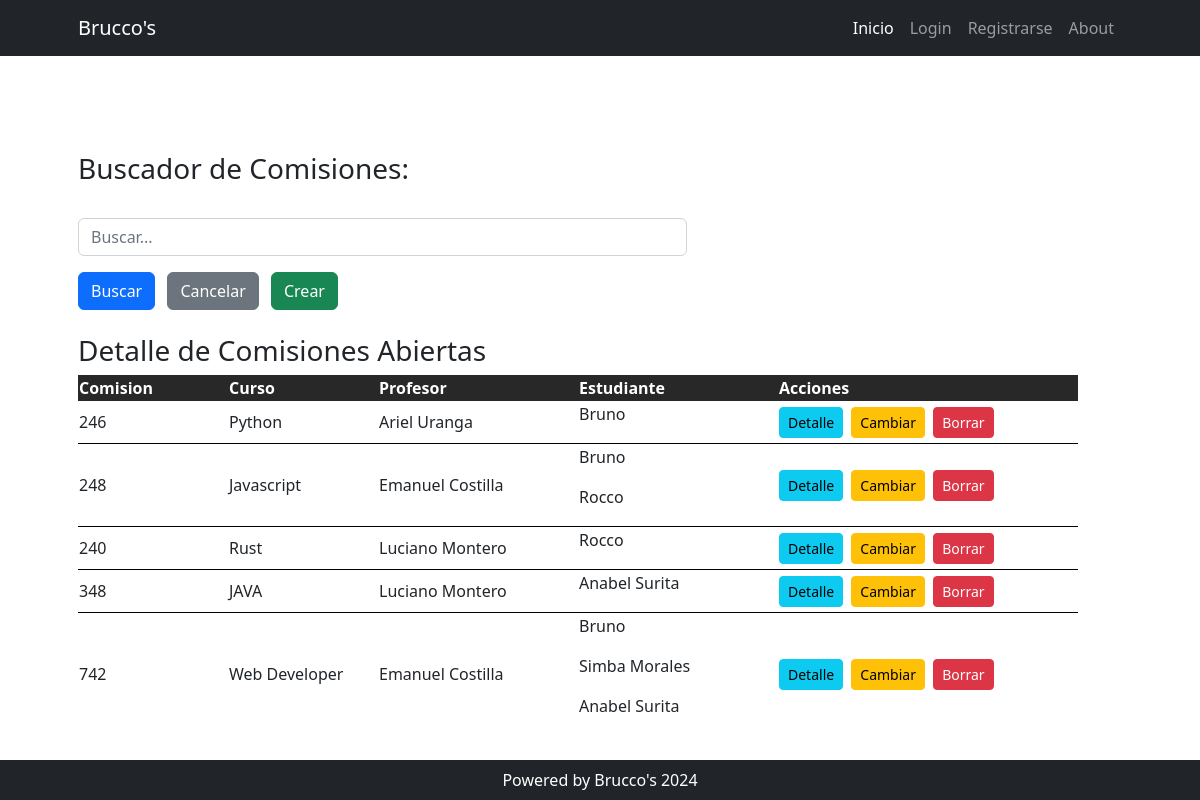
/comisiones/, run on an earlier commit of the app's database.
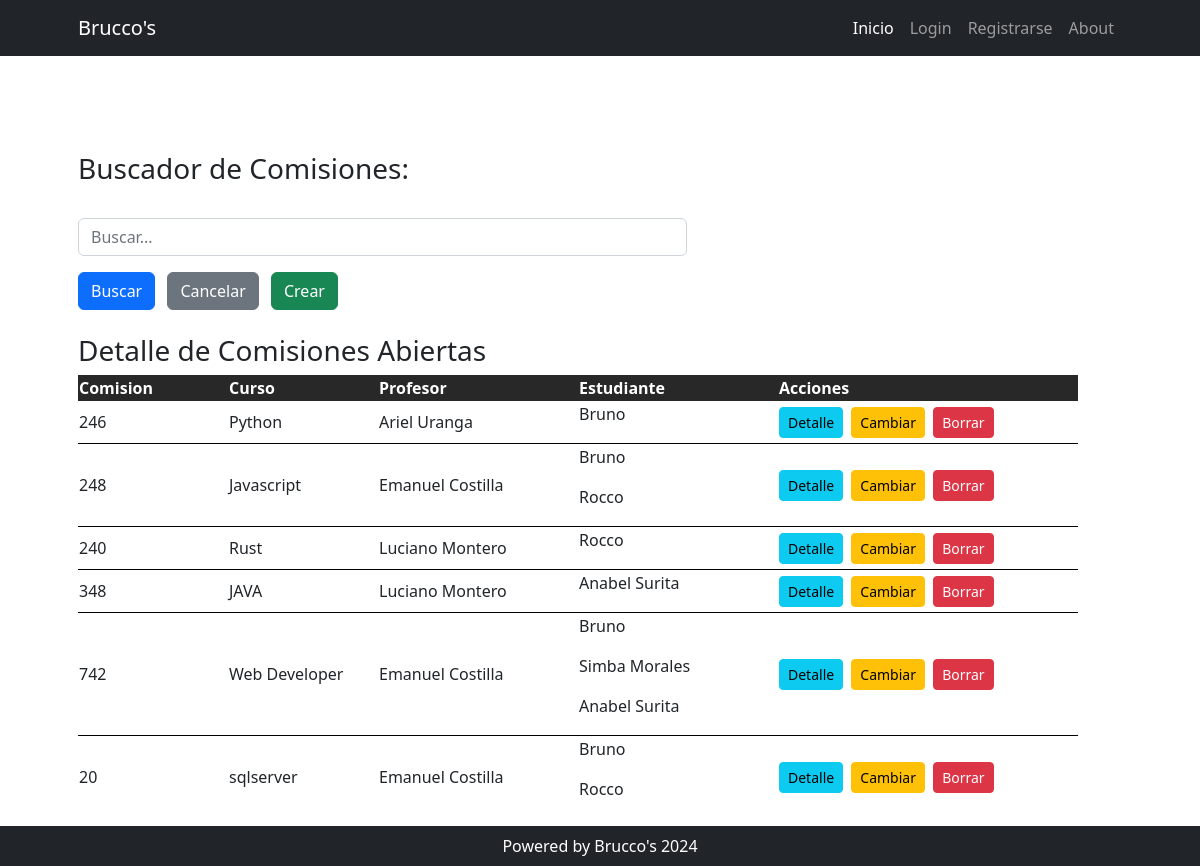
And on a later commit of the database.
### cursos/models.py (models this page shows, shortened)
class Comision(models.Model):
    nombre = models.PositiveBigIntegerField(unique=True)
    curso = models.ForeignKey(Curso, on_delete=models.SET_NULL, null=True, blank=True, related_name="comisiones")
    profesor = models.ForeignKey(Profesor, on_delete=models.SET_NULL, null=True, blank=True, related_name="comisiones")
    estudiante = models.ManyToManyField(Estudiante, related_name="comisiones")

class Curso(models.Model):
    nombre = models.CharField(max_length=100)
    def __str__(self):
        return self.nombre

class Profesor(models.Model):
    nombre = models.CharField(max_length=100, unique=True)
    def __str__(self):
        return self.nombre

class Estudiante(models.Model):
    nombre = models.CharField(max_length=100, unique=True)

### comisiones/views.py (the view)
# urls.py: path("", views.home, name="home"),
def home(request):
    consulta = request.GET.get("consulta", None)
    if consulta:
        query = models.Comision.objects.filter(nombre__icontains=consulta)
    else:
        query = models.Comision.objects.all()
    context = {"comisiones" : query}
    return render(request, "comisiones/index.html", context)

### comisiones/templates/comisiones/index.html (shortened to what this page needs)
{% extends 'core/base.html' %}
{% load static %}
{% block contenido %}
    <div class="row gx-4 gx-lg-12 align-items-center my-5">
        <div class="col-lg-12">
            <div class="col-lg-7">
                <h3 class="font-weight-light">Buscador de Comisiones:</h3>
                <div class="py-lg-4 ">
                    <form action="{% url 'comisiones:home' %}" method="get">
                        <input type="text"
                               name="consulta"
                               placeholder="Buscar..."
                               class="form-control me-2">
                        <button type="submit" class="btn btn-primary me-2">Buscar</button>
                        <button type="button" class="btn btn-secondary me-2" onclick="this.form.reset();">Cancelar</button>
                        <a class="btn btn-success" href="{% url 'comisiones:create' %}">Crear</a>
                    </form>
                </div>
            </div>
            <h3>Detalle de Comisiones Abiertas</h3>
            <table>
                <thead>
                    <tr>
                        <th style="width: 150px; background-color: #282828; color: #ffffff;">Comision</th>
                        <th style="width: 150px; background-color: #282828; color: #ffffff;">Curso</th>
                        <th style="width: 200px; background-color: #282828; color: #ffffff;">Profesor</th>
                        <th style="width: 200px; background-color: #282828; color: #ffffff;">Estudiante</th>
                        <th style="width: 300px; background-color: #282828; color: #ffffff;">Acciones</th>
                    </tr>
                </thead>
                <tbody>
                    {% for comision in comisiones %}
                        <tr>
                            <td>{{ comision.nombre }}</td>
                            <td>{{ comision.curso }}</td>
                            <td>{{ comision.profesor }}</td>
                            <td>
                                {% for estudiante in comision.estudiante.all %}
                                <p>{{estudiante.nombre}}</p>
                                {% endfor %}
                            </td>
                            <td>
                                <a class="btn btn-info btn-sm me-1"
                                   href="{% url 'comisiones:detail' comision.id %}">Detalle</a>
                                <a class="btn btn-warning btn-sm me-1"
                                   href="{% url 'comisiones:update' comision.id %}">Cambiar</a>
                                <a class="btn btn-danger btn-sm"
                                   href="{% url 'comisiones:delete' comision.id %}">Borrar</a>
                            </td>
                        </tr>
                    {% endfor %}
                </tbody>
            </table>
        </div>
    </div>
{% endblock contenido %}

What changed in the data, as far as the page shows it:
added Comision: nombre "20", curso "sqlserver", profesor "Emanuel Costilla", Estudiante (nombre "Bruno"), Estudiante (nombre "Rocco")
